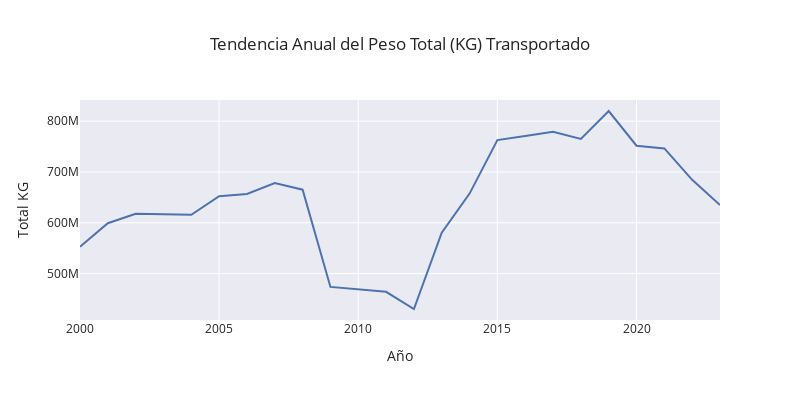

Source (notebook cell):
### Code cell
fig = px.line(s4_total,     
              x='Año', 
              y='total_kg', 
              labels={'total_kg': 'Total KG'}, 
              title='Tendencia Anual del Peso Total (KG) Transportado',
              width=800, height=400)

# Mostrar el gráfico interactivo
fig.show()

### Figure 1 — Plotly figure (JSON) as saved in the notebook; plotly's stock layout.template omitted (floating-point values rounded to 4 significant figures)
{"data": [{"hovertemplate": "Año=%{x}<br>Total KG=%{y}<extra></extra>", "legendgroup": "", "line": {"color": "rgb(76,114,176)", "dash": "solid"}, "marker": {"symbol": "circle"}, "mode": "lines", "name": "", "orientation": "v", "showlegend": false, "type": "scatter", "x": [2000, 2001, 2002, 2003, 2004, 2005, 2006, 2007, 2008, 2009, 2010, 2011, 2012, 2013, 2014, 2015, 2016, 2017, 2018, 2019, 2020, 2021, 2022, 2023], "xaxis": "x", "y": [552739980, 599080440, 617743680, 617365560, 615767220, 652281360, 656713740, 678040080, 665136060, 473632920, 469302540, 464012520, 430139880, 580318500, 657409440, 762820020, 770689980, 778986840, 765080400, 820057920, 751646160, 746327340, 684494460, 634758120], "yaxis": "y"}], "layout": {"height": 400, "legend": {"tracegroupgap": 0}, "title": {"text": "Tendencia Anual del Peso Total (KG) Transportado"}, "width": 800, "xaxis": {"anchor": "y", "domain": [0, 1], "title": {"text": "Año"}}, "yaxis": {"anchor": "x", "domain": [0, 1], "title": {"text": "Total KG"}}}}
